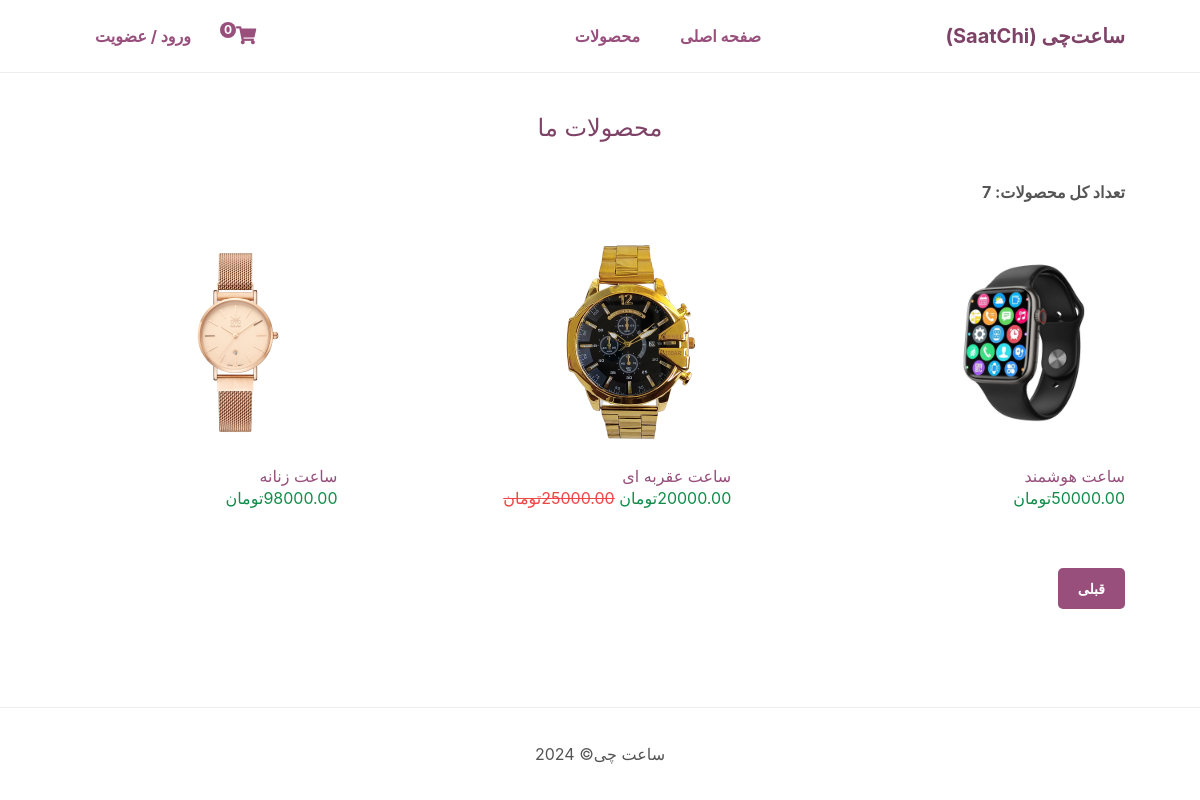
Screenshot of /Pstore/index.php?page=products&p=2 with the database file from the repository.
### tables this page shows
CREATE TABLE IF NOT EXISTS `products` (
  `id` int NOT NULL AUTO_INCREMENT,
  `name` varchar(200) NOT NULL,
  `desc` text NOT NULL,
  `price` decimal(7,2) NOT NULL,
  `rrp` decimal(7,2) NOT NULL DEFAULT '0.00',
  `quantity` int NOT NULL,
  `img` text NOT NULL,
  `date_added` datetime NOT NULL DEFAULT CURRENT_TIMESTAMP,
  PRIMARY KEY (`id`)
);

### Pstore/index.php (called while the page is built, shortened)
<?php
include 'functions.php';
$page = isset($_GET['page']) && file_exists($_GET['page'] . '.php') ? $_GET['page'] : 'home';
include $page . '.php';
?>

### Pstore/products.php (the view, shortened to what this page needs)
<?php
$num_products_on_each_page = 4;
$current_page = isset($_GET['p']) && is_numeric($_GET['p']) ? (int)$_GET['p'] : 1;
$stmt = $pdo->prepare('SELECT * FROM products ORDER BY date_added DESC LIMIT ?,?');
$stmt->bindValue(1, ($current_page - 1) * $num_products_on_each_page, PDO::PARAM_INT);
$stmt->bindValue(2, $num_products_on_each_page, PDO::PARAM_INT);
$stmt->execute();
$products = $stmt->fetchAll(PDO::FETCH_ASSOC);
$total_products = $pdo->query('SELECT * FROM products')->rowCount();
?>
<?= template_header('صفحه محصولات') ?>
<div class="products content-wrapper">
    <h1>محصولات ما</h1>
    <b> تعداد کل محصولات: <?= $total_products ?></b>
    <div class="products-wrapper">
        <?php foreach ($products as $product) : ?>
            <a href="index.php?page=product&id=<?= $product['id'] ?>" class="product">
                <img src="imgs/<?= $product['img'] ?>" width="200" height="200" alt="<?= $product['name'] ?>">
                <span class="name"><?= $product['name'] ?></span>
                <span class="price">
                    <?= $product['price'] ?>تومان
                    <?php if ($product['rrp'] > 0) : ?>
                        <span class="rrp"><?= $product['rrp'] ?>تومان</span>
                    <?php endif; ?>
                </span>
            </a>
        <?php endforeach; ?>
    </div>
    <div class="buttons">
        <?php if ($current_page > 1) : ?>
            <a href="index.php?page=products&p=<?= $current_page - 1 ?>">قبلی</a>
        <?php endif; ?>
    </div>
</div>
<?= template_footer() ?>

### Pstore/style.css (style rules this page uses)
* { box-sizing: border-box; font-family: -apple-system, BlinkMacSystemFont, "segoe ui", roboto, oxygen, ubuntu, cantarell, "fira sans", "droid sans", "helvetica neue", Arial, sans-serif; font-size: 16px; -webkit-font-smoothing: antialiased; -moz-osx-font-smoothing: grayscale; }
html { height: 100%; }
body { position: relative; min-height: 100%; color: #555555; background-color: #FFFFFF; margin: 0; padding-bottom: 100px; }
h1, h2, h3, h4, h5 { color: #7e4267; }
.content-wrapper { width: 1050px; margin: 0 auto; direction: rtl; }
main .recentlyadded .products, main .products .products-wrapper { display: flex; flex-wrap: wrap; align-items: center; justify-content: space-between; padding: 40px 0 0 0; text-align: right; }
main .recentlyadded .products .product, main .products .products-wrapper .product { display: block; overflow: hidden; text-decoration: none; width: 25%; padding-bottom: 60px; }
main .recentlyadded .products .product img, main .products .products-wrapper .product img { transform: scale(1); transition: transform 1s; }
main .recentlyadded .products .product .name, main .products .products-wrapper .product .name { display: block; color: #984f7c; padding: 20px 0 2px 0; }
main .recentlyadded .products .product .price, main .products .products-wrapper .product .price { display: block; color: #128c4b; }
main .recentlyadded .products .product .rrp, main .products .products-wrapper .product .rrp { color: #f04545; text-decoration: line-through; }
main>.products h1 { display: block; font-weight: normal; margin: 0; padding: 40px 0; font-size: 24px; text-align: center; width: 100%; }
main>.products .buttons { text-align: right; padding-bottom: 40px; }
main>.products .buttons a { display: inline-block; text-decoration: none; margin-left: 5px; padding: 12px 20px; border: 0; background: #984f7c; color: #FFFFFF; font-size: 14px; font-weight: bold; border-radius: 5px; }

### rows the page displays
products: img (picture), name "ساعت هوشمند", price "50000.00"
products: img (picture), name "ساعت عقربه ای", price "20000.00", rrp "25000.00"
products: img (picture), name "ساعت زنانه", price "98000.00"

### other values shown
$num_items_in_cart "0"
$total_products "7"
